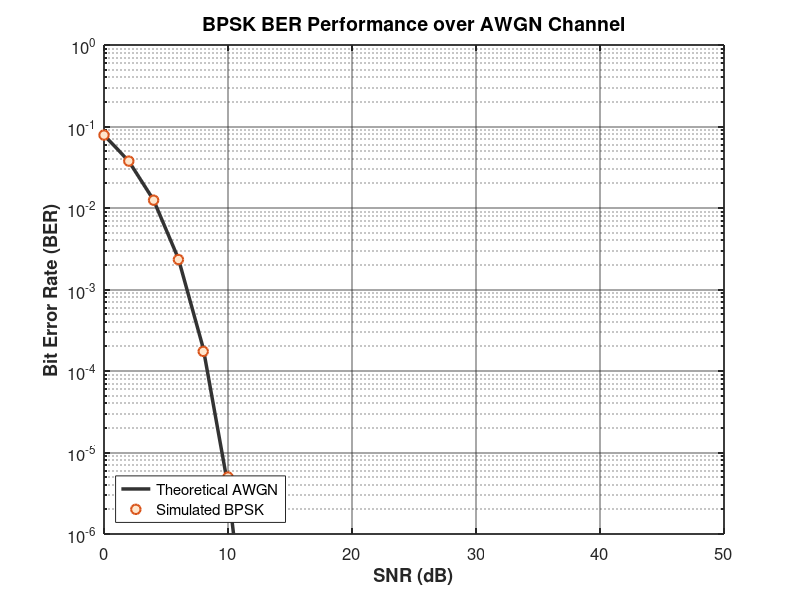

Reproduce this figure in MATLAB. (Note: this script raises an error after producing the figure.)
%% Experiment 2: BER performance over wireline AWGN channel with BPSK
% Aim: Simulate BER performance over a wireline AWGN channel with BPSK transmission for SNR: 0 to 50 dB.
% Author: Prathamesh Fuke (TE258)
% Date: May 2026

clear; close all; clc;

%% 1. Parameters
SNR_dB = 0:2:50;
SNR_lin = 10.^(SNR_dB / 10);
N_bits = 1e6; % Number of bits for simulation

%% 2. Theoretical BER
BER_theo = 0.5 * erfc(sqrt(SNR_lin));

%% 3. Simulation
BER_sim = zeros(1, length(SNR_dB));
fprintf('Simulating BPSK over AWGN...\n');

for i = 1:length(SNR_dB)
    % Transmitter
    data = randi([0 1], 1, N_bits);
    tx = 2*data - 1; % BPSK Modulation
    
    % Channel (AWGN)
    noise_sigma = sqrt(1 / (2 * SNR_lin(i)));
    rx = tx + noise_sigma * randn(1, N_bits);
    
    % Receiver (Hard Decision)
    decoded = rx > 0;
    
    % BER Calculation
    BER_sim(i) = sum(data ~= decoded) / N_bits;
    
    if mod(SNR_dB(i), 10) == 0
        fprintf('SNR: %d dB | BER: %.4e\n', SNR_dB(i), BER_sim(i));
    end
end

%% 4. Plotting
figure('Name', 'Exp 2: BPSK over AWGN', 'NumberTitle', 'off', 'Color', 'w');

% Plot Theoretical
semilogy(SNR_dB, BER_theo, 'Color', [0.2, 0.2, 0.2], 'LineWidth', 2.5, 'LineStyle', '-'); hold on;

% Plot Simulated with nice markers
semilogy(SNR_dB, BER_sim, 'o', 'MarkerSize', 7, ...
    'MarkerEdgeColor', [0.85, 0.33, 0.1], ...
    'MarkerFaceColor', [1, 0.9, 0.8], ...
    'LineWidth', 1.5);

grid on;
set(gca, 'FontSize', 12, 'LineWidth', 1.2, 'GridAlpha', 0.4);
xlabel('SNR (dB)', 'FontWeight', 'bold'); 
ylabel('Bit Error Rate (BER)', 'FontWeight', 'bold');
title('BPSK BER Performance over AWGN Channel', 'FontSize', 14);
legend('Theoretical AWGN', 'Simulated BPSK', 'Location', 'southwest');
axis([0 50 1e-6 1]);
sgtitle('Cellular Networks Lab - Exp 2', 'FontSize', 16, 'FontWeight', 'bold');
